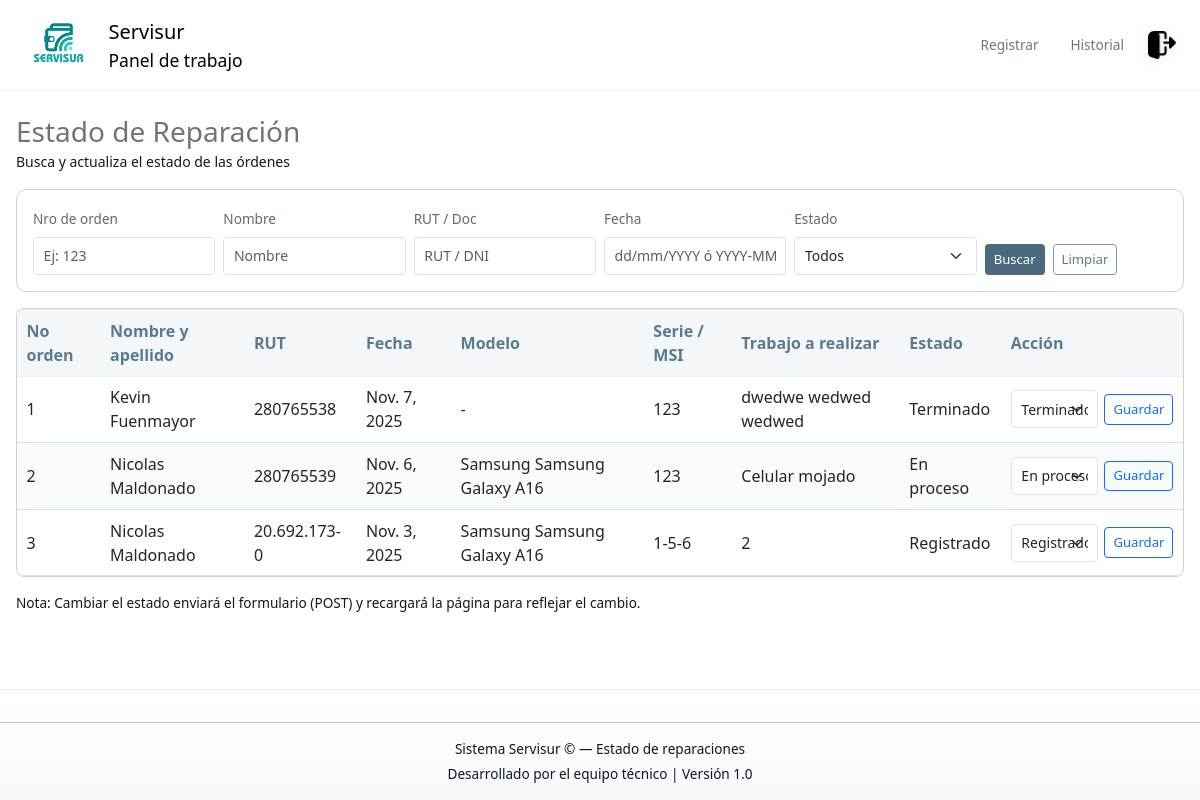
Page /estado/ (signed in) on the earlier database version.
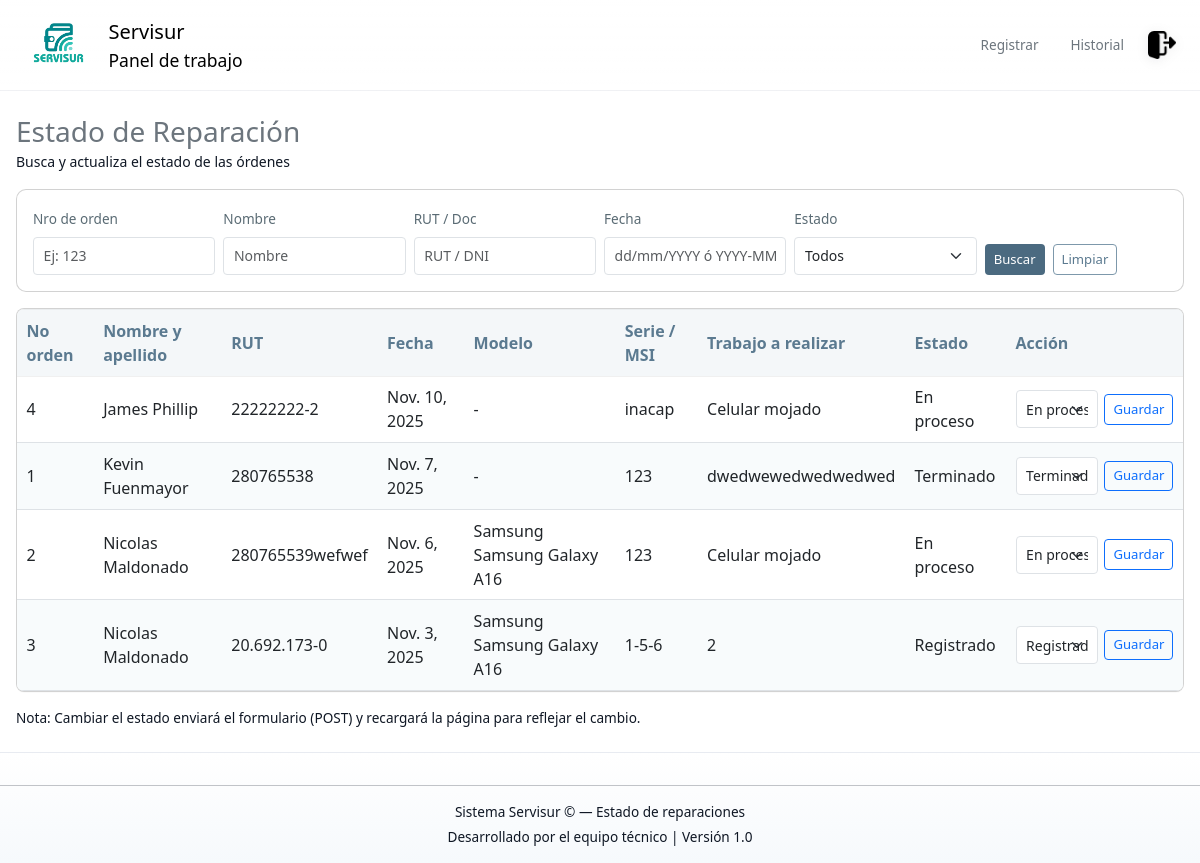
Same page on the later database version.
### Base_Datos/models.py (models this page shows, shortened)
class Pedido(models.Model):
    ESTADOS = [
        ('REG', 'Registrado'),
        ('PRO', 'En proceso'),
        ('TER', 'Terminado'),
    ]
    N_Orden = models.AutoField(primary_key=True)
    Fecha = models.DateField()
    Coste = models.IntegerField()
    Abono = models.IntegerField()
    Restante = models.IntegerField()
    Dispositivo = models.ForeignKey(Dispositivo, on_delete=models.SET_NULL, null=True, related_name="pedidos")
    Activo = models.BooleanField(default=True)
    Estado = models.CharField(max_length=3, choices=ESTADOS, default='REG')
    Observaciones = models.CharField(max_length=50, null=True)
    Tipo_de_falla = models.ForeignKey(Tipo_Falla,on_delete=models.SET_NULL, null=True, related_name="pedidos")
    class Meta:
        verbose_name_plural = "Pedidos"

class Dispositivo(models.Model):
    PATRON_MATRIZ = [
    [1, 2, 3],
    [4, 5, 6],
    [7, 8, 9],
    ]
    METODOS_CHOICES = [
    ('PIN', 'PIN'),
    ('PASS', 'Contraseña'),
    ('PATRON', 'Patrón (matriz 3x3)'),
    ]
    modelo = models.ForeignKey(Modelo, on_delete=models.SET_NULL, null=True, related_name="dispositivos")
    Activo = models.BooleanField(default=True)
    rut = models.ForeignKey(Cliente, on_delete=models.SET_NULL,null=True,related_name="dispositivos")
    Metodo_Bloqueo = models.CharField(max_length=6, choices=METODOS_CHOICES,default='PASS')
    Codigo_Bloqueo = models.CharField(max_length=50)
    class Meta:
        verbose_name_plural = "Dispositivos"

class Cliente(models.Model):
    ORIGEN_CHOICES = [
    ('NAC', 'Nacional'),
    ('EXT', 'Extranjero'),
    ]
    Origen = models.CharField(max_length=3,choices=ORIGEN_CHOICES,default='NAC')
    Nombre = models.CharField(max_length=20)
    Apellido = models.CharField(max_length=20)
    Numero_telefono = models.CharField(max_length=15,null=True)
    Rut = models.CharField(max_length=50)
    Activo = models.BooleanField(default=True)
    class Meta:
        verbose_name_plural = "Clientes"

class Tipo_Falla(models.Model):
    Falla = models.CharField(max_length=100, unique=True)

class Modelo(models.Model):
    Modelo = models.CharField(max_length=50)
    Marca = models.ForeignKey(Marca, on_delete=models.CASCADE, related_name="modelos")
    class Meta:
        verbose_name_plural = "Modelos"

class Marca(models.Model):
    Marca = models.CharField(max_length=100)

### Base_Datos/views.py (the view, shortened to what this page needs)
# urls.py: path('estado/', views.estado_reparacion_view, name='estado_reparacion'),
@login_required
@require_http_methods(["GET", "POST"])
def estado_reparacion_view(request):
    qs = Pedido.objects.select_related('Dispositivo__rut', 'Dispositivo__modelo__Marca').filter(Activo=True)
    orden = request.GET.get('orden', '').strip()
    fecha = request.GET.get('fecha', '').strip()
    doc = request.GET.get('doc', '').strip()
    nombre = request.GET.get('nombre', '').strip()
    estado = request.GET.get('estado', '').strip()
    if orden:
        if orden.isdigit():
            qs = qs.filter(N_Orden=int(orden))
        else:
            qs = qs.filter(N_Orden__icontains=orden)
    if doc:
        qs = qs.filter(Dispositivo__rut__Rut__icontains=doc)
    if nombre:
        qs = qs.filter(
            models.Q(Dispositivo__rut__Nombre__icontains=nombre) |
            models.Q(Dispositivo__rut__Apellido__icontains=nombre)
        )
    if estado:
        qs = qs.filter(Estado=estado)
    qs = qs.order_by('-Fecha', '-N_Orden')[:500]
    context = {
        'pedidos': qs,
        'filtros': {'orden': orden, 'fecha': fecha, 'doc': doc, 'nombre': nombre, 'estado': estado},
        'estado_choices': Pedido.ESTADOS,
    }
    return render(request, 'base_datos/Estado_reparacion.html', context)

### Base_Datos/templates/base_datos/Estado_reparacion.html (shortened to what the changed rows need)
{% extends "base_datos/base.html" %}
{% load static %}
{% block content %}
<link rel="stylesheet" href="{% static 'css/panel.css' %}">
<div class="container-fluid wide-container py-4">
  <div class="table-responsive card p-0">
    <table id="tablaPedidos" class="table table-hover align-middle mb-0">
      <thead class="table-light">
        <tr>
          <th>No orden</th>
          <th>Nombre y apellido</th>
          <th>RUT</th>
          <th>Fecha</th>
          <th>Modelo</th>
          <th>Serie / MSI</th>
          <th>Trabajo a realizar</th>
          <th>Estado</th>
          <th style="min-width:170px">Acción</th>
        </tr>
      </thead>
      <tbody>
        {% if pedidos %}
          {% for p in pedidos %}
            <tr data-orden="{{ p.N_Orden }}" data-estado="{{ p.Estado }}">
              <td class="td-orden">{{ p.N_Orden }}</td>
              <td class="td-nombre">
                {% if p.Dispositivo and p.Dispositivo.rut %}
                  {{ p.Dispositivo.rut.Nombre }} {{ p.Dispositivo.rut.Apellido }}
                {% else %}
                  -
                {% endif %}
              </td>
              <td class="td-rut">
                {% if p.Dispositivo and p.Dispositivo.rut %}
                  {{ p.Dispositivo.rut.Rut }}
                {% else %}
                  -
                {% endif %}
              </td>
              <td class="td-fecha">{{ p.Fecha }}</td>
              <td class="td-modelo">
                {% if p.Dispositivo and p.Dispositivo.modelo %}
                  {{ p.Dispositivo.modelo.Marca.Marca }} {{ p.Dispositivo.modelo.Modelo }}
                {% else %}
                  -
                {% endif %}
              </td>
              <td class="td-serie">{{ p.Dispositivo.Codigo_Bloqueo|default:"-" }}</td>
              <td class="td-trabajo">{% if p.Tipo_de_falla %}{{ p.Tipo_de_falla.Falla }}{% else %}-{% endif %}</td>
              <td class="td-estado">
                {% for code,label in estado_choices %}
                  {% if p.Estado == code %}{{ label }}{% endif %}
                {% endfor %}
              </td>
              <td>
                <form method="post" class="d-flex align-items-center" style="gap:6px;">
                  <select name="nuevo_estado" class="form-select form-select-sm">
                    {% for code,label in estado_choices %}
                      <option value="{{ code }}" {% if p.Estado == code %}selected{% endif %}>{{ label }}</option>
                    {% endfor %}
                  </select>
                  <button type="submit" class="btn btn-sm btn-outline-primary">Guardar</button>
                </form>
              </td>
            </tr>
          {% endfor %}
        {% else %}
          <tr><td colspan="9" class="text-center text-muted">No hay registros que mostrar.</td></tr>
        {% endif %}
      </tbody>
    </table>
  </div>
</div>
{% endblock %}

Differences in the rows shown:
added Pedido: N_Orden "4", Dispositivo.rut.Nombre "James", Dispositivo.rut.Apellido "Phillip", Dispositivo.rut.Rut "22222222-2", Fecha "Nov. 10, 2025", Dispositivo.Codigo_Bloqueo "inacap", Tipo_de_falla.Falla "Celular mojado", estado_choices "En proceso", nuevo_estado "En proceso"
changed Pedido "Terminado": Tipo_de_falla.Falla "dwedwe wedwed wedwed" → "dwedwewedwedwedwed"
changed Pedido id 2: Dispositivo.rut.Rut "280765539" → "280765539wefwef"
